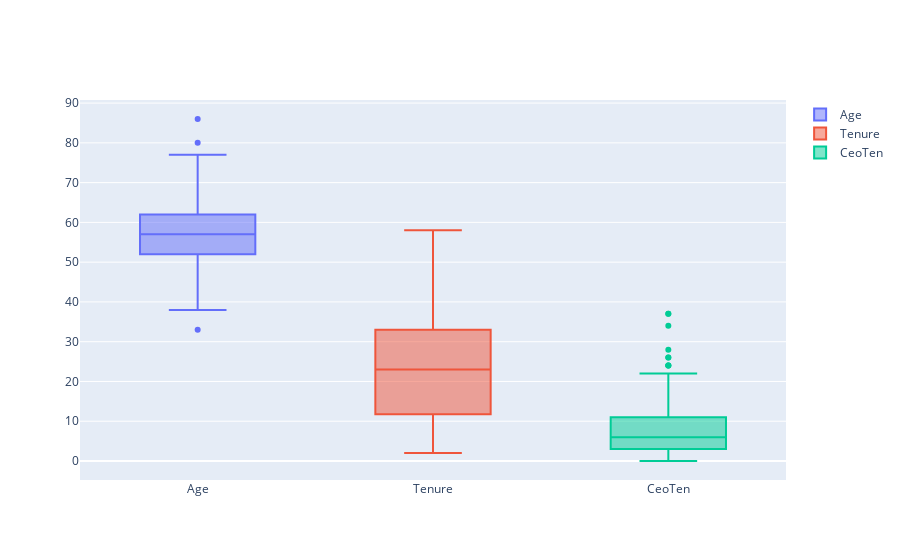

Notebook source saved alongside this figure:
### Code cell
fig = go.Figure()
fig.add_trace(go.Box(y=salary_data['Age'], name='Age'))
fig.add_trace(go.Box(y=salary_data['Tenure'], name='Tenure'))
fig.add_trace(go.Box(y=salary_data['CeoTen'], name='CeoTen'))

fig.show()

### Figure 1 — Plotly figure (JSON) as saved in the notebook; plotly's stock layout.template omitted (floating-point values rounded to 4 significant figures; data arrays with more than 128 entries replaced by an {"elided": "..."} marker saying what was removed)
{"data": [{"name": "Age", "type": "box", "y": {"elided": "177 int values"}}, {"name": "Tenure", "type": "box", "y": {"elided": "177 int values"}}, {"name": "CeoTen", "type": "box", "y": {"elided": "177 int values"}}], "layout": {}}
